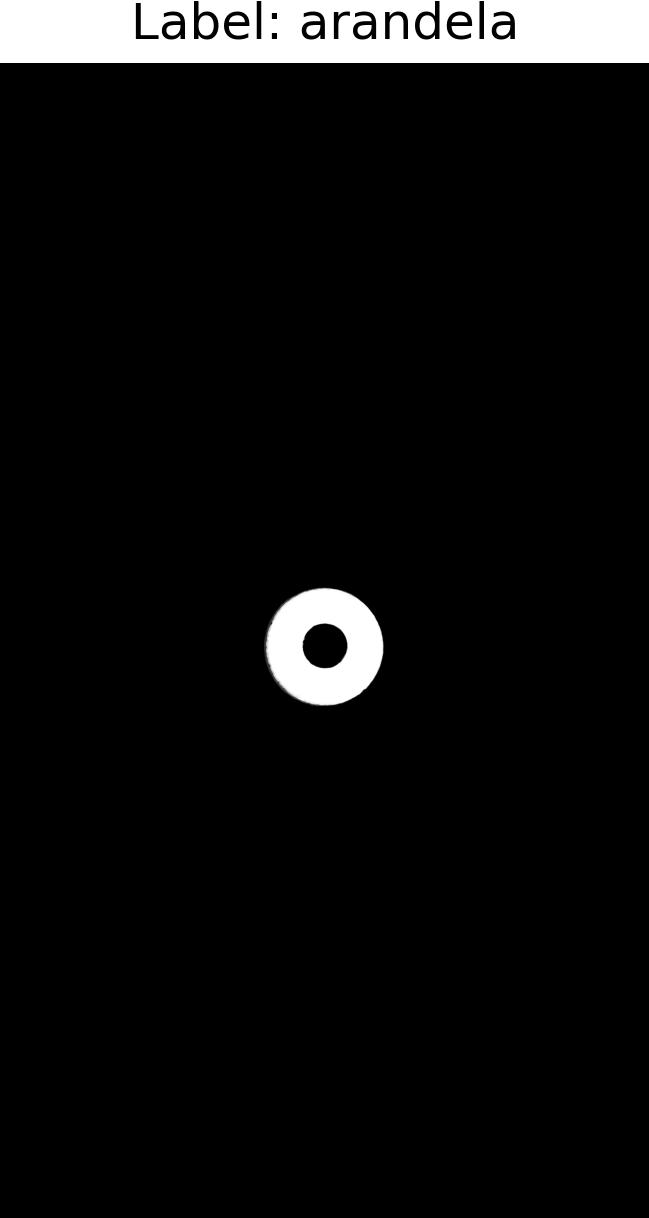
#> input picture Codigo/images/grayscale/arandela_0.jpg, 649 x 1218 px, given as the content of the folder ./images/train, which was not available
$ jupyter execute KNN.ipynb   (text cells are left out)
#> lines starting #> are read from the running program, lines starting #| are printed output that depends on the picture; after the words box and inside, x2 and y2 are one past the last pixel; in counts of white or black regions, pixels touching at a corner belong together; pictures that were not available may be replaced by others from this repository, and a replacement may not be noted
[cell 1]
import numpy as np
import matplotlib.pyplot as plt
from matplotlib import style
import warnings
import cv2
from collections import Counter

style.use('fivethirtyeight')

[cell 2]
import os
from PIL import Image

DIR_NAME = "images"
train_dir_path = os.path.join(os.path.curdir,DIR_NAME,"train")
test_dir_path = os.path.join(os.path.curdir,DIR_NAME,"test")

# Armar una lista de los archivos en cada directorio
train_image_files = [f for f in os.listdir(train_dir_path) if os.path.isfile(os.path.join(train_dir_path, f))]
test_image_files = [f for f in os.listdir(test_dir_path) if os.path.isfile(os.path.join(test_dir_path, f))]

# Leer cada archivo y colocar los labels
dataset = {'arandela': [], 'tornillo': [], 'tuerca': [], 'clavo': []}
test_dataset = {'arandela': [], 'tornillo': [], 'tuerca': [], 'clavo': []}

def load_images(image_files, directory_path, dataset):
    """Carga las imágenes contenidas en la lista images_files y las coloca en el diccionario dataset"""
#> called with directory_path = './images/train'
    for f in image_files:
        label = f.split("_")[0]
        if label in dataset.keys():
            image = Image.open(os.path.join(directory_path, f))
#> image is the input picture: PIL image 649x1218 RGB; min 0, max 255, mean 14.9
            image_array = np.array(image)
            dataset[label].append(image_array)
        else:
            raise Exception(f"""El archivo {f} no pudo ser asignado a ninguna clase.
                            El nombre del mismo debe comenzar por uno de los siguientes: ['arandela', 'tuerca', 'tornillo', 'clavo'], seguido de un guión bajo.
                             Revisa el nombre del mismo""")

load_images(train_image_files, train_dir_path, dataset)
load_images(test_image_files, test_dir_path, test_dataset)

[cell 3]
def save_images(dataset, output_directory):
    # Crea la carpeta si no existe
    os.makedirs(output_directory, exist_ok=True)

    for label, images in dataset.items():
        # Crea una subcarpeta para cada label
        label_dir = os.path.join(output_directory, label)
        os.makedirs(label_dir, exist_ok=True)

        for idx, image in enumerate(images):
            output_path = os.path.join(label_dir, f"{label}_{idx}.jpg")
            cv2.imwrite(output_path, image)
    print(f"Images saved successfully in '{output_directory}'!")

[cell 4]
def resize_images(dataset, new_height):
#> called with new_height = 2048
    resized_dataset = {label: [] for label in dataset.keys()}

    for label, images in dataset.items():
        print(f"Resizing images for label: {label}")
        for image in images:
            height, width, _ = image.shape  # Correct order is height, width, channels
            ratio = width / height  # Aspect ratio: width divided by height
            new_width = int(ratio * new_height)  # Calculate the new width maintaining aspect ratio
            resized_image = cv2.resize(image, (new_width, new_height), interpolation=cv2.INTER_AREA)
            resized_dataset[label].append(resized_image)

    return resized_dataset

[cell 5]
dataset = resize_images(dataset, new_height=2048)

[cell 6]
gs_dataset = {'arandela': [], 'tornillo': [], 'tuerca': [], 'clavo': []}
output_dir = os.path.join(os.path.curdir,DIR_NAME,"grayscale")


for label, images in dataset.items():
    for image in images:
        gray_image = cv2.cvtColor(image, cv2.COLOR_BGR2GRAY)
        gs_dataset[label].append(gray_image)
save_images(gs_dataset, output_dir)
#> the loop in save_images, `for label, images in dataset.items():` made 4 passes
#> pass 1, in save_images, `cv2.imwrite(output_path, image)`:
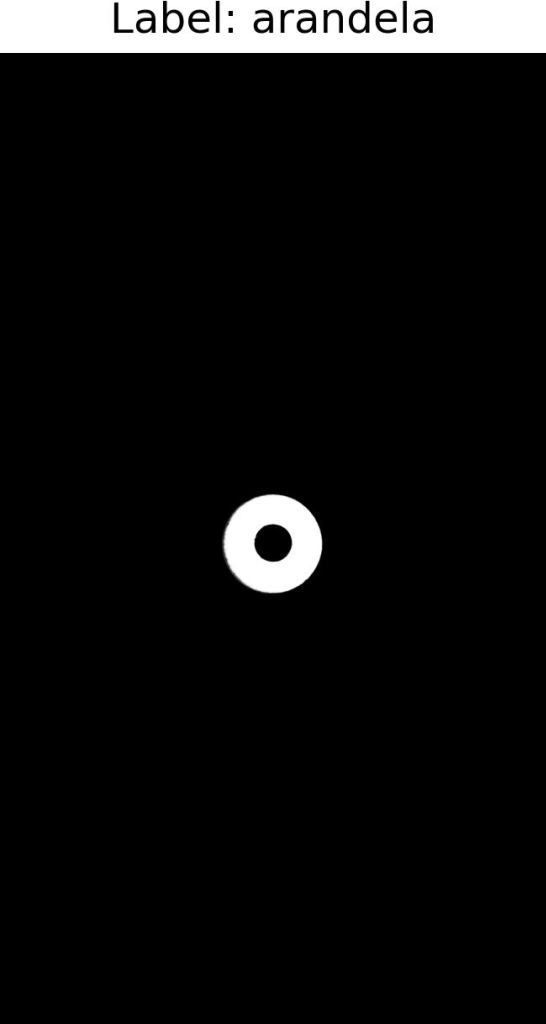
#> saved as arandela_0.jpg: shape (2048, 1091) (shown at 1/2 size); min 0, max 255, mean 14.9

[cell 7]
bw_simple_dataset = {'arandela': [], 'tornillo': [], 'tuerca': [], 'clavo': []}
output_dir = os.path.join(os.path.curdir,DIR_NAME,"black_white", "simple")

for label, images in gs_dataset.items():
    for image in images:
        _, bw_image = cv2.threshold(image,75,255,cv2.THRESH_BINARY)
        bw_simple_dataset[label].append(bw_image)

save_images(bw_simple_dataset, output_dir)
#> the loop in save_images (call 2), `for label, images in dataset.items():` made 4 passes
#> pass 1, in save_images (call 2), `cv2.imwrite(output_path, image)`:
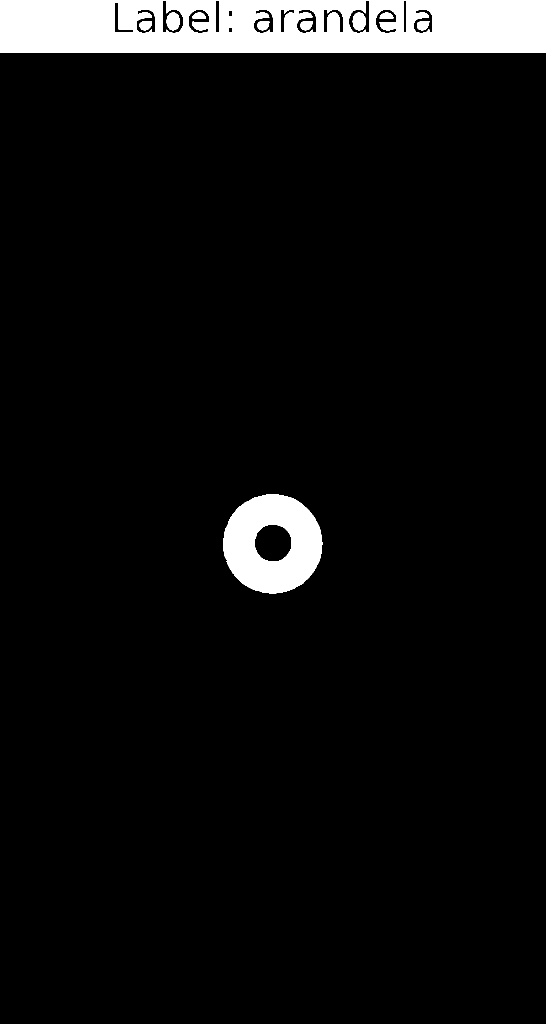
#> saved as arandela_0.jpg: shape (2048, 1091) (shown at 1/2 size); 5.9% white; 10 white regions, largest, box (x1, y1, x2, y2) and area: (0, 0, 1091, 106) 102312, (447, 989, 645, 1187) 26516, (333, 25, 360, 61) 763

[cell 8]
otsu_dataset = {'arandela': [], 'tornillo': [], 'tuerca': [], 'clavo': []}
output_dir = os.path.join(os.path.curdir,DIR_NAME,"black_white", "otsu")

for label, images in gs_dataset.items():
    for image in images:
        _, bw_image = cv2.threshold(image,0,255,cv2.THRESH_BINARY+cv2.THRESH_OTSU)
        otsu_dataset[label].append(bw_image)

save_images(otsu_dataset, output_dir)

[cell 9]
otsu_filtered_dataset = {'arandela': [], 'tornillo': [], 'tuerca': [], 'clavo': []}
output_dir = os.path.join(os.path.curdir,DIR_NAME,"black_white", "otsu_filtered")

for label, images in gs_dataset.items():
    for image in images:
        blur = cv2.GaussianBlur(image,(15,15),0)
        _, bw_image = cv2.threshold(blur,0,255,cv2.THRESH_BINARY_INV+cv2.THRESH_OTSU)
        otsu_filtered_dataset[label].append(bw_image)

save_images(otsu_filtered_dataset, output_dir)
#> the loop in save_images (call 4), `for label, images in dataset.items():` made 4 passes
#> pass 1, in save_images (call 4), `cv2.imwrite(output_path, image)`:
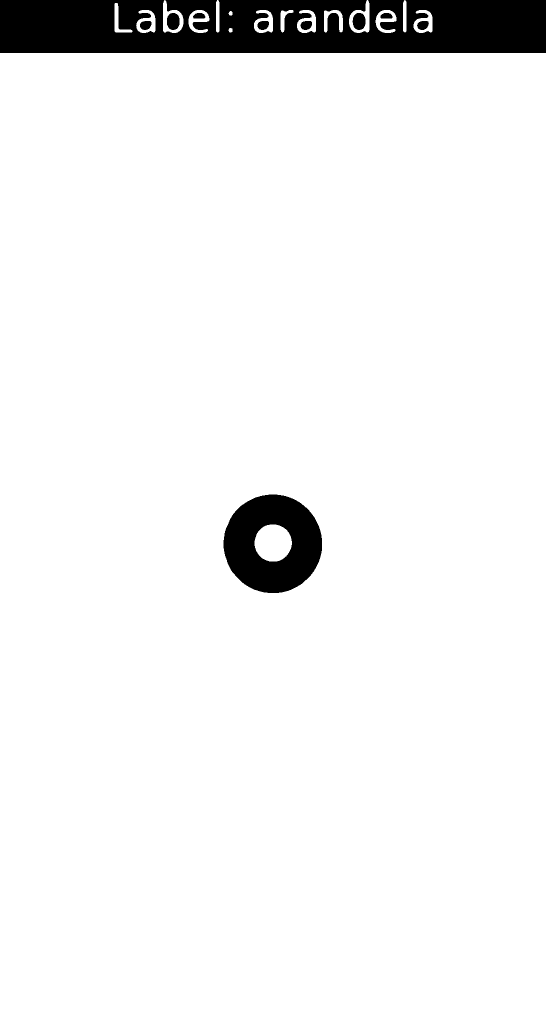
#> saved as arandela_0.jpg: shape (2048, 1091) (shown at 1/2 size); 94.1% white; 10 black regions, largest, box (x1, y1, x2, y2) and area: (0, 0, 1091, 106) 101932, (447, 989, 644, 1186) 26112, (705, 26, 731, 60) 711

[cell 10]
def find_and_filter_contours(image, min_length):
    """
    Finds and filters contours based on a minimum length.

    Parameters:
        image (numpy.ndarray): Binary image.
        min_length (float): Minimum contour length to retain.

    Returns:
        list: Filtered contours.
    """
    if np.mean(image) > 127:  # Invert for white background
        image = cv2.bitwise_not(image)
        print(f"Inverting colors.")

    contours, _ = cv2.findContours(image, cv2.RETR_EXTERNAL, cv2.CHAIN_APPROX_SIMPLE)
    return [cnt for cnt in contours if cv2.arcLength(cnt, closed=True) >= min_length]

[cell 11]
# [37 lines left out: function get_main_contour, not called in this run]

[cell 12]
def convex_Hull(contours):
    all_points = np.vstack(contours)

    return cv2.convexHull(all_points)

[cell 13]
# [13 lines left out: function approximate_contour, not called in this run]

[cell 14]
def crop_and_adjust_contours(image, main_contour, filtered_contours):
    """
    Crops the image around the bounding box of the contour and adjusts all contours
    relative to the cropped region.

    Parameters:
        image (numpy.ndarray): Original image.
        contour (numpy.ndarray): Main contour.
        filtered_contours (list): List of filtered contours.

    Returns:
        tuple: Cropped image and adjusted contours.
    """
    x, y, w, h = cv2.boundingRect(main_contour)
    cropped_image = image[y:y+h, x:x+w]
    adjusted_contours = [cnt - np.array([x, y]) for cnt in filtered_contours]
    adjusted_main_contour = main_contour - np.array([x, y])

    image_with_contours = cv2.cvtColor(cropped_image, cv2.COLOR_GRAY2BGR)
    cv2.rectangle(image_with_contours, (0, 0), (w,h), (0, 0, 255), 5)

    cv2.drawContours(image_with_contours, adjusted_contours, -1, (0, 255, 0), 5)
    cv2.drawContours(image_with_contours, [adjusted_main_contour], -1, (255, 0, 0), 5)
    plt.figure(figsize=(5, 5))
    plt.imshow(cv2.cvtColor(image_with_contours, cv2.COLOR_BGR2RGB))
    plt.axis("off")
    plt.show()

    return cropped_image, adjusted_contours, adjusted_main_contour

[cell 15]
otsu_filtered_dataset['arandela'][0]

[cell 16]
eps = 0.01
min_length = 100
cropped_dataset = {'arandela': [], 'tornillo': [], 'tuerca': [], 'clavo': []}
cropped_contours = []
hulls = []

for label, images in otsu_filtered_dataset.items():
        print(f"Processing label: {label}")
        for i, image in enumerate(images[:7]):
            # Step 1: Find and filter contours
            filtered_contours = find_and_filter_contours(image, min_length)
            print(f"Number of filtered contours: {len(filtered_contours)}")

            hull = convex_Hull(filtered_contours)

            # Step 4: Crop and adjust contours
            cropped_image, adjusted_contours, adjusted_hull = crop_and_adjust_contours(
                image, hull, filtered_contours)

            cropped_dataset[label].append(cropped_image)
            cropped_contours.append(adjusted_contours)
            hulls.append(adjusted_hull)
#> this loop made 4 passes
#> pass 1, in crop_and_adjust_contours, `image_with_contours = cv2.cvtColor(cropped_image, cv2.COLOR_GRAY2BGR)`:
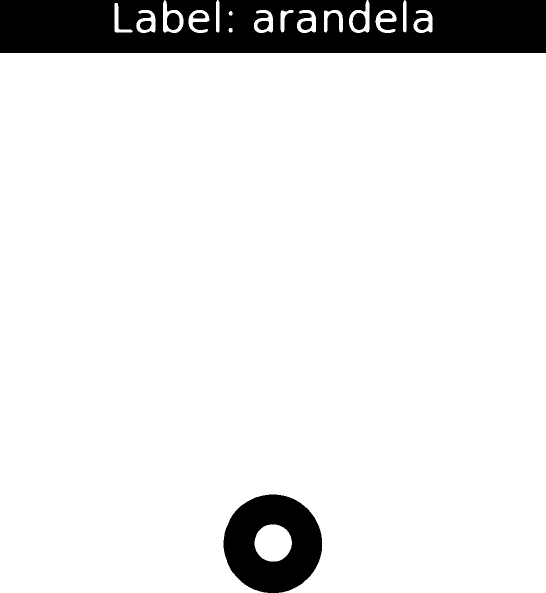
#> image_with_contours: shape (1186, 1091, 3) (shown at 1/2 size); 89.9% white; 10 black regions, largest, box (x1, y1, x2, y2) and area: (0, 0, 1091, 106) 101932, (447, 989, 644, 1186) 26112, (705, 26, 731, 60) 711
#> pass 1, in crop_and_adjust_contours, `plt.show()`:
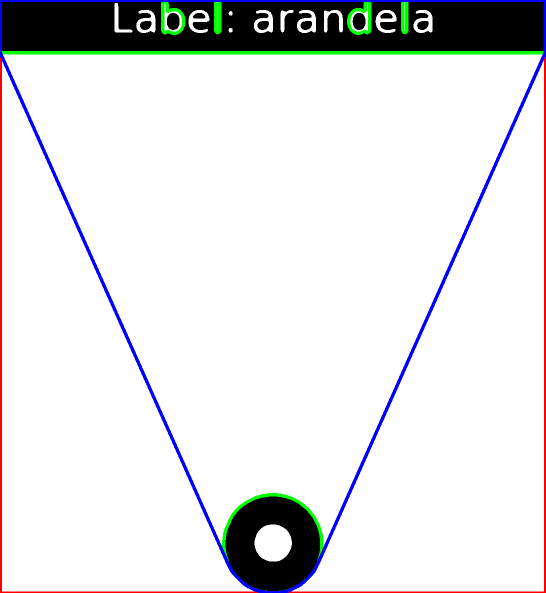
#> shown: shape (1186, 1091, 3) (shown at 1/2 size); mean R, G, B 224.9, 225.6, 227.1

[cell 17]
cropped_contours[0]

[cell 18]
import math
count = 0
for label, images in cropped_dataset.items():
    print(f"Processing label: {label}")
    for i, image in enumerate(images[:7]):
        hull = hulls[count]
        count+=1
        (x, y), radius = cv2.minEnclosingCircle(hull)

        circle_area = math.pi * (radius ** 2)

        print(f"Circle Center: ({x}, {y}), Radius: {radius}, Area: {circle_area}")

        hull_area= cv2.contourArea(hull)
        print(f"Hull area: {hull_area}")
        print(f"Area Ratio: {hull_area/circle_area}")
        center = (int(x), int(y))
        radius = int(radius)

        image_with_circle = cv2.cvtColor(image, cv2.COLOR_GRAY2BGR)
        cv2.circle(image_with_circle, center, radius, (255, 0, 255), 5)
        cv2.drawContours(image_with_circle, [hull], -1, (255, 0, 0), 5)

        plt.figure(figsize=(5, 5))
        plt.imshow(cv2.cvtColor(image_with_circle, cv2.COLOR_BGR2RGB))
        plt.axis("off")
        plt.show()
#> this loop made 4 passes
#> pass 1, `plt.show()`:
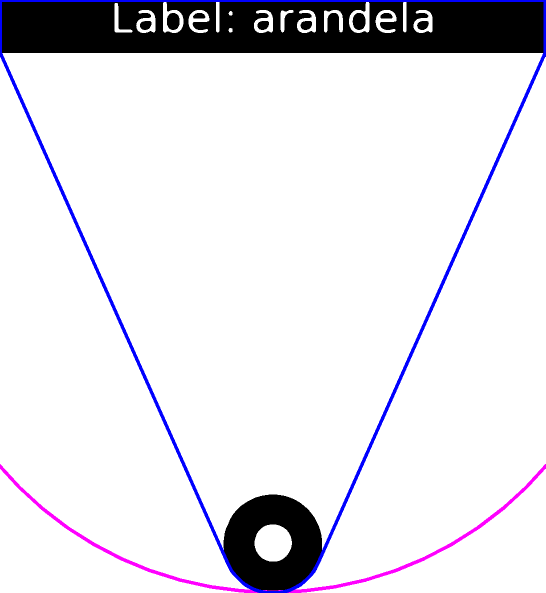
#> shown: shape (1186, 1091, 3) (shown at 1/2 size); mean R, G, B 226.1, 224.5, 230.3

$ run again, on Codigo/images/otras/arandela_29.jpg
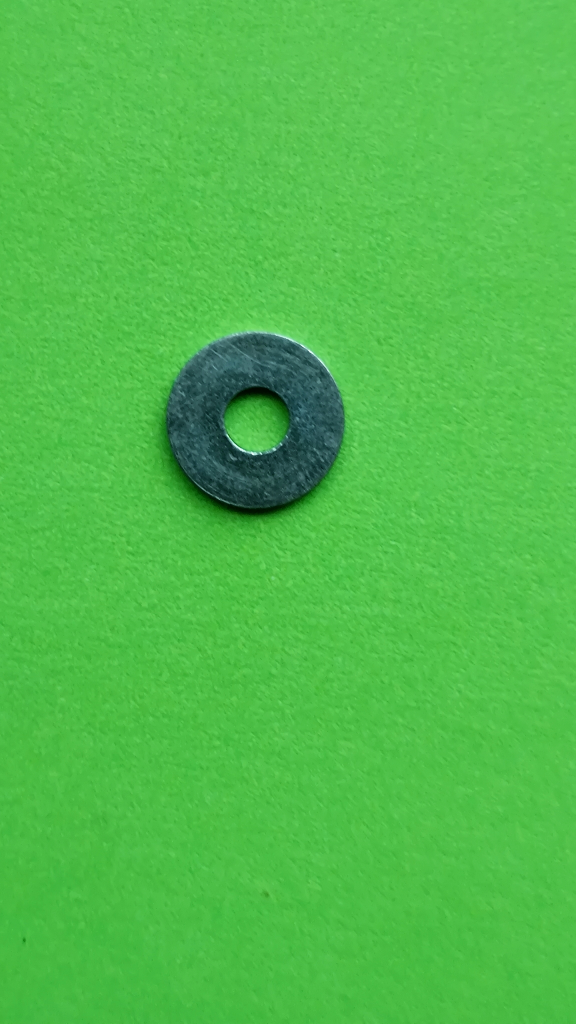
#> input picture Codigo/images/otras/arandela_29.jpg, 2304 x 4096 px, given as the content of the folder ./images/train, which was not available (shown at 1/4 size)
#> in load_images, image is the input picture: PIL image 2304x4096 RGB; mean R, G, B 79.7, 188.7, 74.6
#> the loop in save_images (call 2), `for label, images in dataset.items():` made 4 passes
#> pass 1, in save_images (call 2), `cv2.imwrite(output_path, image)`:
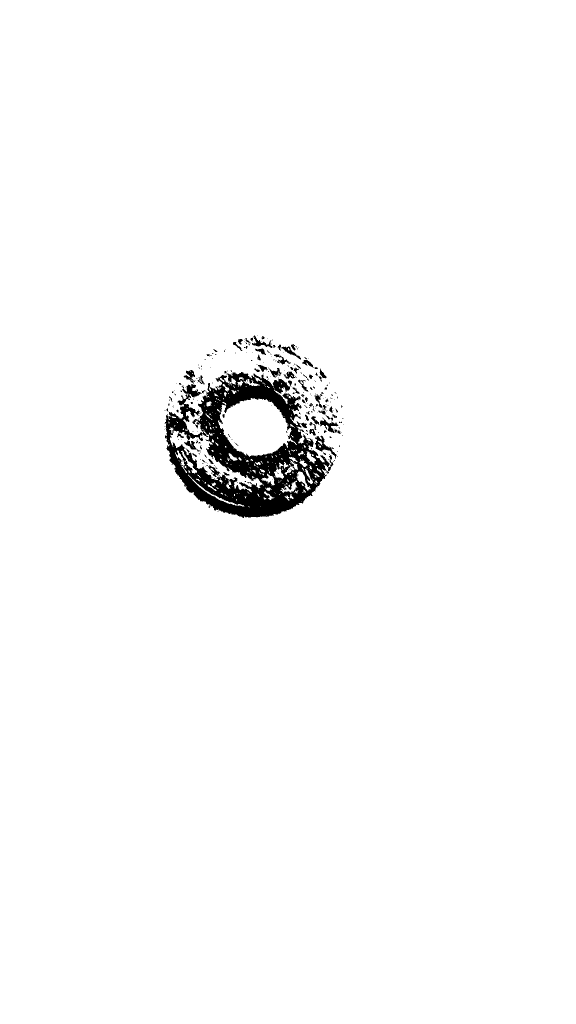
#> saved as arandela_0.jpg: shape (2048, 1152) (shown at 1/2 size); 98% white; 266 black regions (204 under 20 px), largest, box (x1, y1, x2, y2) and area: (329, 744, 659, 1036) 41445, (630, 871, 673, 917) 568, (640, 835, 676, 866) 390
#> the loop `for label, images in cropped_dataset.items():` made 4 passes
#> pass 1, `plt.show()`:
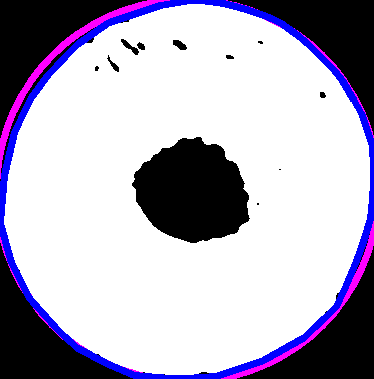
#> shown: shape (379, 374, 3); mean R, G, B 179.1, 173.5, 192.8
